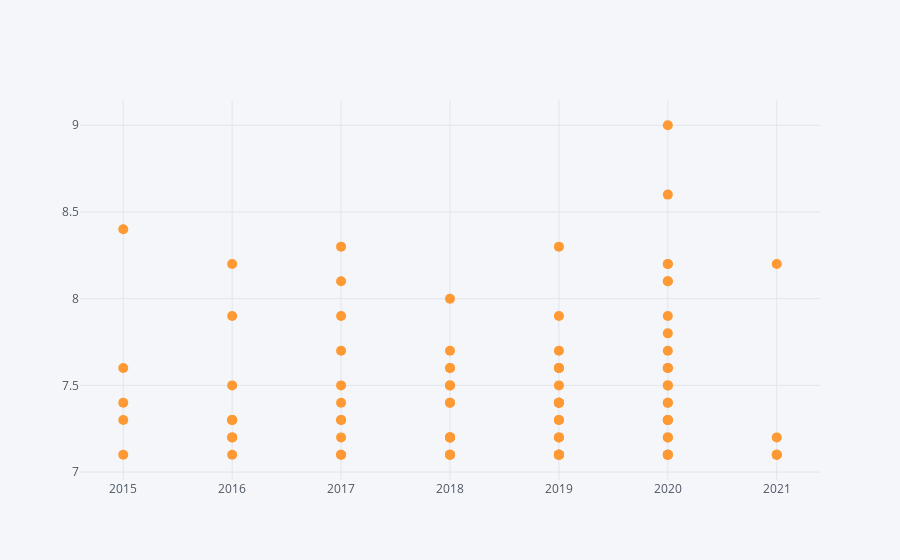

The notebook cell saved with this chart:
### Code cell
data1.iplot(kind='scatter',x='year',y='Score',mode='markers',size=10)

### Figure 1 — Plotly figure (JSON) as saved in the notebook; plotly's stock layout.template omitted (floating-point values rounded to 4 significant figures)
{"data": [{"line": {"color": "rgba(255, 153, 51, 1.0)", "dash": "solid", "shape": "linear", "width": 1.3}, "marker": {"size": 10, "symbol": "circle"}, "mode": "markers", "name": "Score", "text": "", "type": "scatter", "x": [2018, 2016, 2019, 2018, 2019, 2018, 2018, 2016, 2017, 2020, 2020, 2019, 2018, 2019, 2019, 2019, 2018, 2019, 2017, 2016, 2020, 2020, 2015, 2015, 2020, 2020, 2015, 2020, 2015, 2020, 2020, 2019, 2019, 2017, 2020, 2021, 2016, 2020, 2016, 2015, 2020, 2020, 2020, 2020, 2017, 2017, 2019, 2020, 2019, 2018, 2019, 2018, 2016, 2017, 2018, 2018, 2020, 2016, 2017, 2018, 2020, 2020, 2018, 2017, 2020, 2020, 2016, 2020, 2020, 2019, 2019, 2016, 2021, 2017, 2020, 2019, 2020, 2019, 2017, 2019, 2018, 2018, 2021, 2019, 2021, 2021, 2020, 2018, 2017, 2019, 2019, 2019], "y": [7.2, 7.3, 7.4, 7.1, 7.4, 7.2, 7.1, 7.5, 7.4, 7.4, 7.1, 8.3, 7.1, 7.3, 7.3, 7.1, 7.5, 7.7, 7.1, 7.3, 7.5, 7.1, 7.4, 7.1, 7.2, 7.9, 7.3, 9, 7.6, 7.4, 8.1, 7.6, 7.1, 8.1, 8.6, 8.2, 7.3, 7.5, 7.1, 8.4, 7.2, 7.1, 7.1, 7.6, 7.7, 7.1, 7.1, 7.3, 7.2, 7.4, 7.1, 7.4, 7.2, 7.5, 7.5, 7.6, 7.3, 8.2, 7.3, 7.2, 7.6, 7.3, 8, 7.3, 8.1, 8.2, 7.2, 7.7, 8.2, 7.4, 7.1, 7.9, 7.1, 8.3, 7.3, 7.1, 7.6, 7.4, 7.9, 7.2, 7.6, 7.2, 7.1, 7.6, 7.1, 7.2, 7.8, 7.7, 7.2, 7.9, 7.5, 7.6]}], "layout": {"legend": {"bgcolor": "#F5F6F9", "font": {"color": "#4D5663"}}, "paper_bgcolor": "#F5F6F9", "plot_bgcolor": "#F5F6F9", "title": {"font": {"color": "#4D5663"}}, "xaxis": {"gridcolor": "#E1E5ED", "showgrid": true, "tickfont": {"color": "#4D5663"}, "title": {"font": {"color": "#4D5663"}, "text": ""}, "zerolinecolor": "#E1E5ED"}, "yaxis": {"gridcolor": "#E1E5ED", "showgrid": true, "tickfont": {"color": "#4D5663"}, "title": {"font": {"color": "#4D5663"}, "text": ""}, "zerolinecolor": "#E1E5ED"}}}
